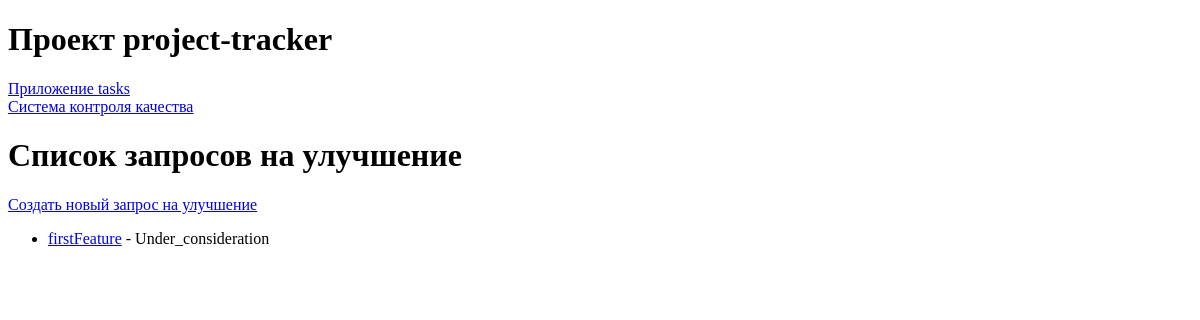
/quality_control/features/, run on an earlier commit of the app's database.
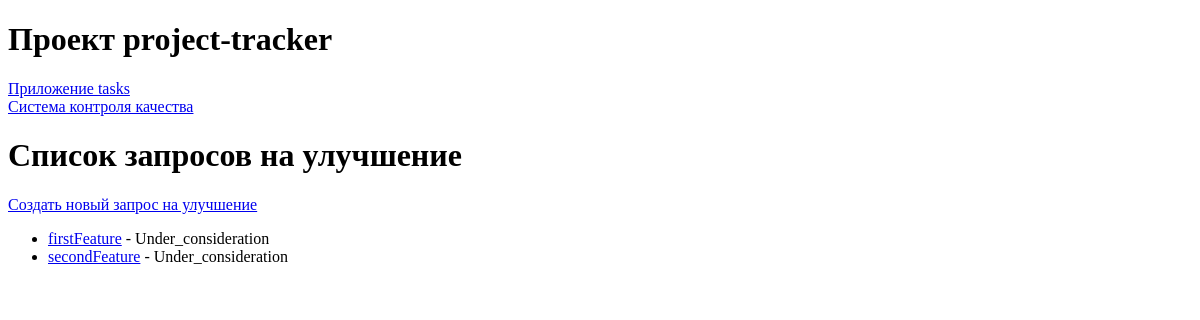
And on a later commit of the database.
### quality_control/models.py (models this page shows)
class FeatureRequest(models.Model):
    STATUS_CHOICES = [
        ('Under_consideration', 'На рассмотрении'),
        ('Accepted', 'Принято'),
        ('Rejected', 'Отклонено')
    ]
    PRIORITY_CHOICES = [
        ('1', 'Низший'),
        ('2', 'Низкий'),
        ('3', 'Средний'),
        ('4', 'Высокий'),
        ('5', 'Наивысший')
    ]
    title = models.CharField(max_length=100)
    description = models.TextField()
    project = models.ForeignKey(
        Project,
        on_delete=models.CASCADE
    )
    task = models.ForeignKey(
        Task,
        on_delete=models.SET_NULL,
        null=True,
        blank=True
    )
    status = models.CharField(
        max_length=50,
        choices=STATUS_CHOICES,
        default='Under_consideration'
    )
    priority = models.CharField(
        max_length=50,
        choices=PRIORITY_CHOICES,
        default='1'
    )
    created_at = models.DateTimeField(auto_now_add=True)
    updated_at = models.DateTimeField(auto_now=True)

### quality_control/views.py (the view)
# urls.py: path('features/', views.FeaturesListView.as_view(), name='feature_list'),
class FeaturesListView(ListView):
    model = FeatureRequest
    template_name = 'quality_control/features_list.html'

### quality_control/templates/quality_control/features_list.html
{% extends 'base/base.html' %}
{% block content %}
    <h1>Список запросов на улучшение</h1>
    <p><a href="{% url 'quality_control:create_feature_request' %}">Создать новый запрос на улучшение</a></p>
    <ul>
        {% for feature in object_list %}
            <li><a href="{% url 'quality_control:feature_detail' feature.id %}">{{ feature.title }}</a> - {{ feature.status }}</li>
        {% endfor %}
    </ul>
{% endblock %}

What changed in the data, as far as the page shows it:
added FeatureRequest: title "secondFeature", status "Under_consideration"
